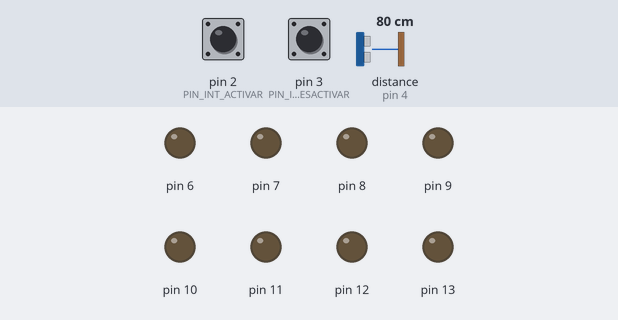
The sketch below on a simulated Arduino Uno, built with avr-gcc and run on an emulated ATmega328P. Shown: output pins drawn as LEDs (lit = HIGH). Wiring (inferred from the names in the program): ultrasonic range finder: trigger pin 5; echo pin 4. Inputs (shaded band) come from the test bench; at power-on: pin 2 (PIN_INT_ACTIVAR) HIGH, distance to the obstacle (sensor on pin 4) 80 cm, pin 3 (PIN_INT_DESACTIVAR) HIGH. The echo pulse lasts 58.3 µs per cm; pins used as bus, display or sensor lines are not drawn; what the sketch prints to the serial monitor is not drawn.

Above: at 1.6 s.
1.7 s: pin 2 (PIN_INT_ACTIVAR) pulled LOW for 1 s
At 2.52 s:
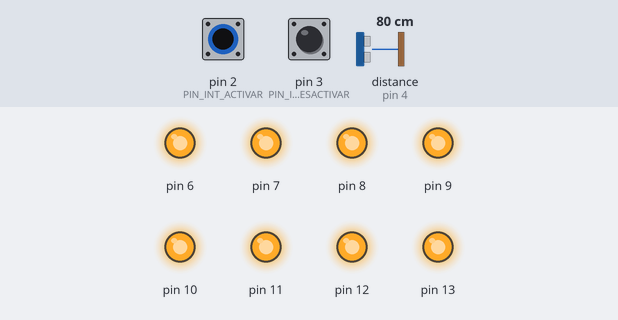
5.2 s: distance to the obstacle (sensor on pin 4) set to 96 cm
8.7 s: distance to the obstacle (sensor on pin 4) set to 105 cm
At 9.9 s:
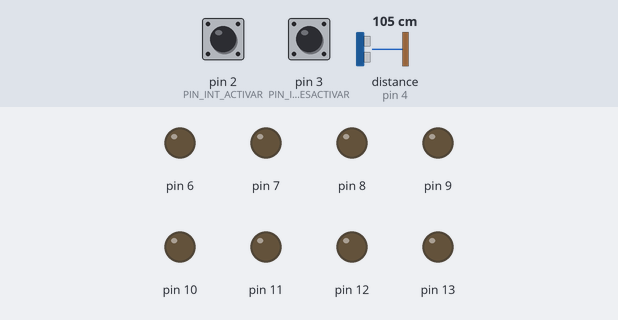
10.2 s: distance to the obstacle (sensor on pin 4) set to 2 cm
At 10.85 s:
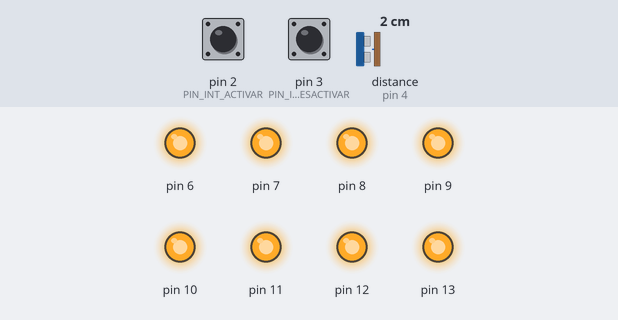
13.7 s: pin 3 (PIN_INT_DESACTIVAR) pulled LOW for 1 s
At 14.3 s:
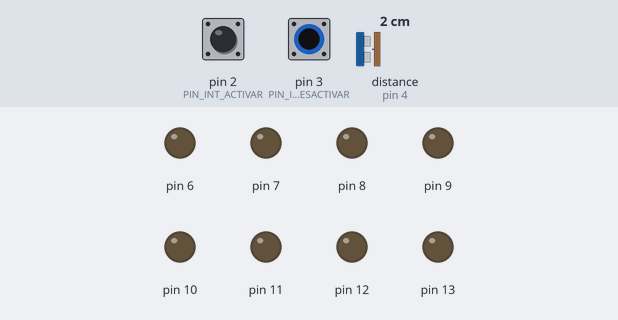
16.2 s: pin 2 (PIN_INT_ACTIVAR) pulled LOW for 3.2 s
At 16.91 s:
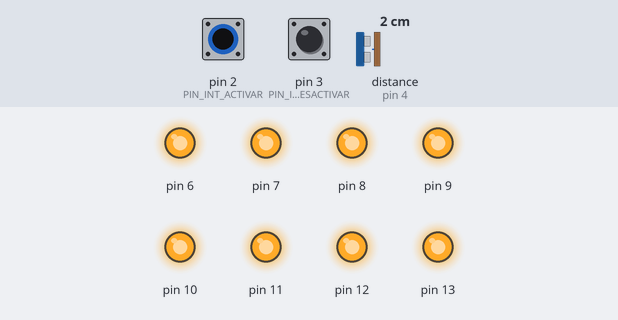
Timing chart, 0 to 21.9 s (numbered marks = the images above; inputs shaded):
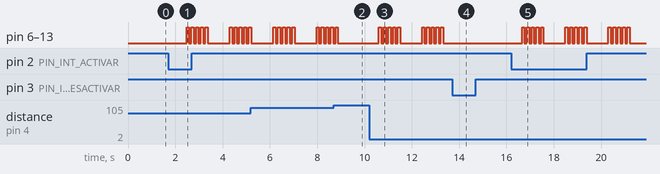

The sketch:

ALARMA-HCSR04.ino
```cpp
/* ==============================================================================
 * Actividad 2.2: Alarma de Distancia con Sensor HC-SR04
 * Descripción:
 *   - Pin 2 (INT0): Activa la alarma.
 *   - Pin 3 (INT1): Desactiva la alarma.
 *   - Mide la distancia cada 0.8s.
 *   - Si está Activada y d < 100 cm (1m), activa alerta de intruso.
 * ============================================================================== */

const byte PIN_TRIG = 5;
const byte PIN_ECHO = 4;
const byte PIN_INT_ACTIVAR = 2;
const byte PIN_INT_DESACTIVAR = 3;

// Variable compartida entre ISRs y el loop principal (debe ser volatile)
volatile bool alarmaActivada = false;

void setup() {
  Serial.begin(9600);

  // Configuración de LEDs
  for (int pin = 6; pin <= 13; pin++) {
    pinMode(pin, OUTPUT);
    digitalWrite(pin, LOW);
  }

  // Configuración de Ultrasonido
  pinMode(PIN_TRIG, OUTPUT);
  pinMode(PIN_ECHO, INPUT);

  // Configuración de Interrupciones
  pinMode(PIN_INT_ACTIVAR, INPUT_PULLUP);
  pinMode(PIN_INT_DESACTIVAR, INPUT_PULLUP);

  attachInterrupt(digitalPinToInterrupt(PIN_INT_ACTIVAR), isr_activar, FALLING);
  attachInterrupt(digitalPinToInterrupt(PIN_INT_DESACTIVAR), isr_desactivar, FALLING);

  Serial.println("Sistema Inicializado. Estado: Alarma Desactivada");
}

void loop() {
  // 1. Enviar pulso TRIG de 10 µs al HC-SR04
  digitalWrite(PIN_TRIG, LOW);
  delayMicroseconds(2);
  digitalWrite(PIN_TRIG, HIGH);
  delayMicroseconds(10);
  digitalWrite(PIN_TRIG, LOW);

  // 2. Leer tiempo de retorno en ECHO (Timeout a 30000 µs = ~5 metros)
  unsigned long duracion = pulseIn(PIN_ECHO, HIGH, 30000);

  // 3. Calcular distancia en cm (Velocidad del sonido: 58 µs/cm)
  unsigned long distanciaCm = duracion / 58;

  // 4. Imprimir reporte por Serial
  Serial.print("Distancia: ");
  Serial.print(distanciaCm);
  Serial.print(" cm | Estado: ");
  if (alarmaActivada) {
    Serial.println("Alarma Activada");
  } else {
    Serial.println("Alarma Desactivada");
  }

  // 5. Evaluación de Intruso
  if (alarmaActivada && distanciaCm < 100 && distanciaCm > 0) {
    Serial.println("⚠️ ¡ALERTA DE INTRUSO DETECTADO! ⚠️");
    parpadearLedsIntruso();
  }

  // Intervalo de muestreo: 0.8 segundos
  delay(800);
}

// ------------------------------------------------------------------------------
// Rutinas de Servicio de Interrupción (ISRs Livianas)
// ------------------------------------------------------------------------------
void isr_activar() {
  alarmaActivada = true;
}

void isr_desactivar() {
  alarmaActivada = false;
  // Apagar LEDs si estaban encendidos por la alerta
  for (int p = 6; p <= 13; p++) {
    digitalWrite(p, LOW);
  }
}

// ------------------------------------------------------------------------------
// Alerta visual de intruso
// ------------------------------------------------------------------------------
void parpadearLedsIntruso() {
  for (int i = 0; i < 5; i++) {
    for (int p = 6; p <= 13; p++) digitalWrite(p, HIGH);
    delay(100);
    for (int p = 6; p <= 13; p++) digitalWrite(p, LOW);
    delay(100);
  }
}
```

Measured:
- the behaviour switches between 99 and 100 cm on distance to the obstacle (sensor on pin 4) (found by bisection; images 1 and 2)
- after the input at 1.7 s, pin 6–13: goes 4 × (HIGH 0.10 s, LOW 0.10 s), HIGH 0.10 s, LOW 0.93 s, 4 × (HIGH 0.10 s, LOW 0.10 s), then HIGH, starting after 0.78 s
- after the input at 8.7 s, pin 6–13: goes on until 8.9 s, then stays LOW
- after the input at 10.2 s, pin 6–13: goes 4 × (HIGH 0.10 s, LOW 0.10 s), HIGH 0.10 s, LOW 0.93 s, 4 × (HIGH 0.10 s, LOW 0.10 s), HIGH 0.10 s, then LOW, starting after 0.41 s
- after the input at 13.7 s, pin 6–13: stops changing and stays LOW
- after the input at 16.2 s, pin 6–13: LOW → HIGH after 0.46 s, then repeats every 1.8 s: 4 × (LOW 0.10 s, HIGH 0.10 s), LOW 0.93 s, HIGH 0.10 s
